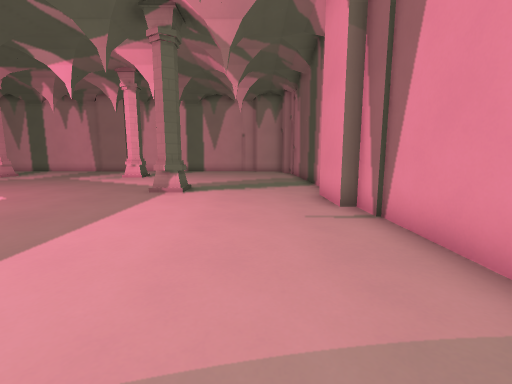
[1] (above)

18 first-person views from a walk through a Godot game level. The camera is 1.2 m above the floor, tilts 8° down and sees 90° across. The floor is counted in squares, 1 m on a side. Each view is taken from the middle of a square. On the plan, view 1 faces up. The plan holds only what a view shows up to about 12 squares ahead; the rest is blank. The place goes on beyond the plan. Characters and animated objects are not drawn. Surface patterns are stand-ins for the level's own textures.

[2]
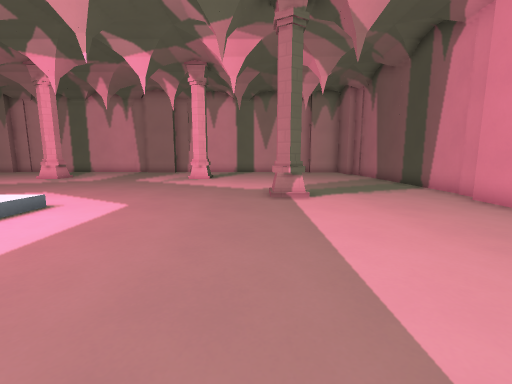

[3]
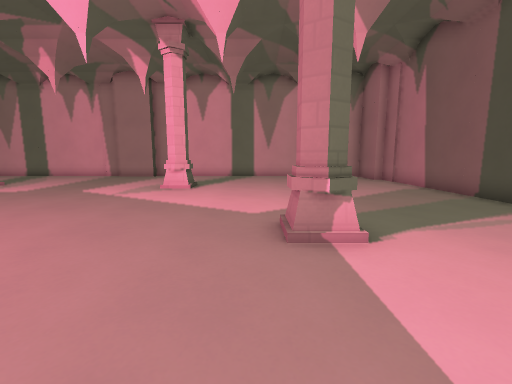

[4]
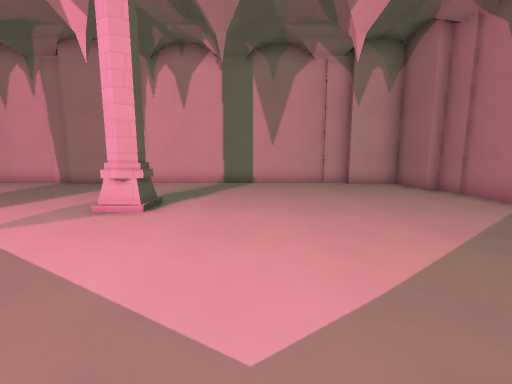

[5]
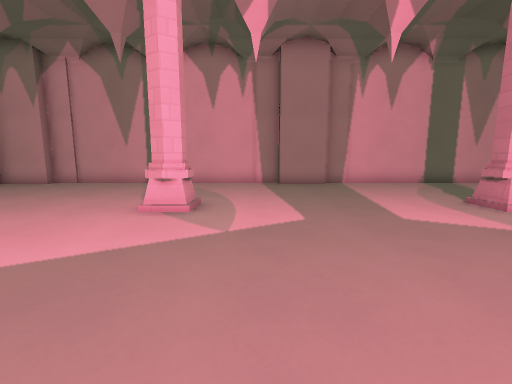

[6]
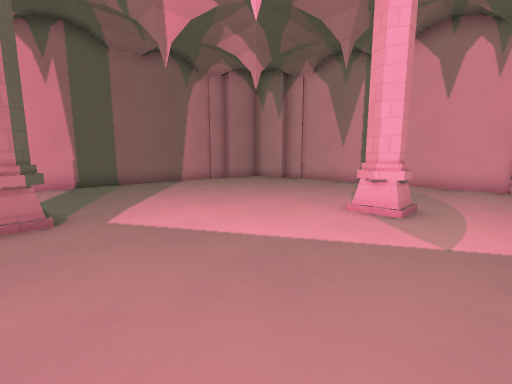

[7]
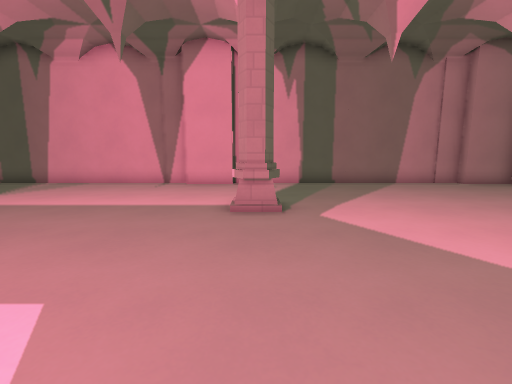

[8]
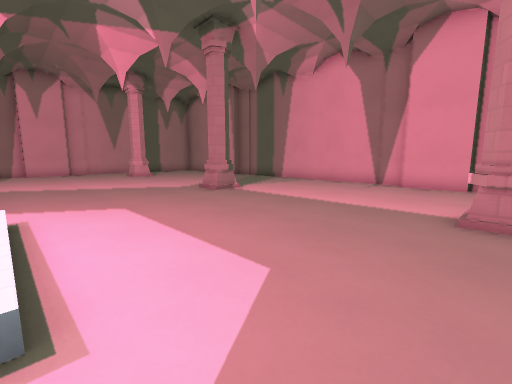

[9]
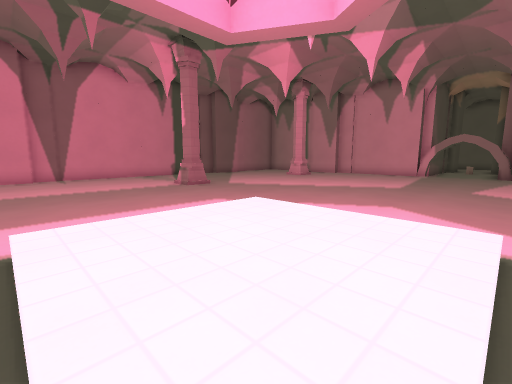

[10]
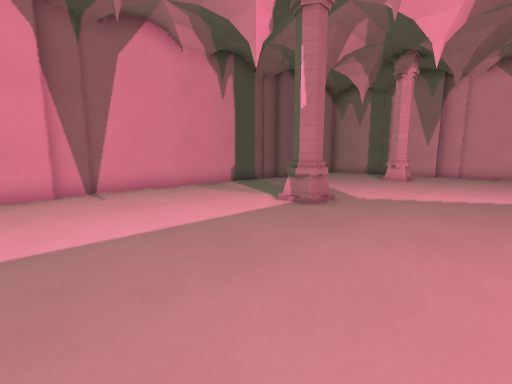

[11]
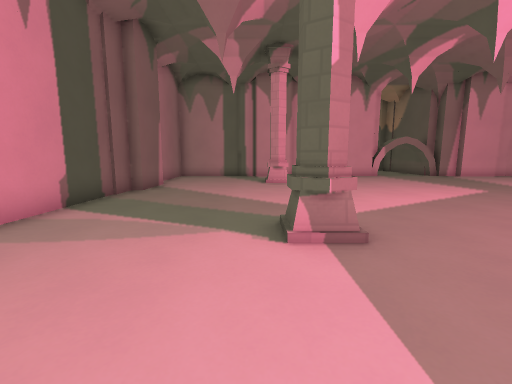

[12]
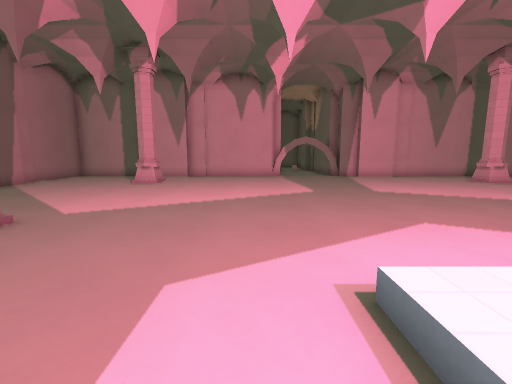

[13]
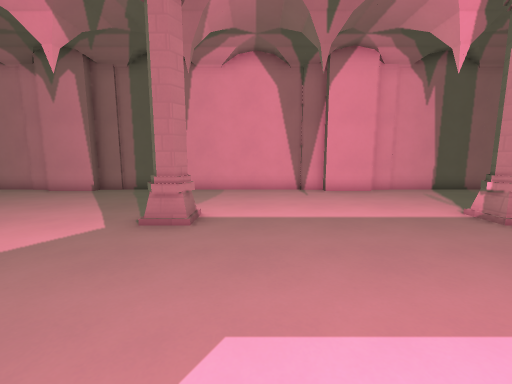

[14]
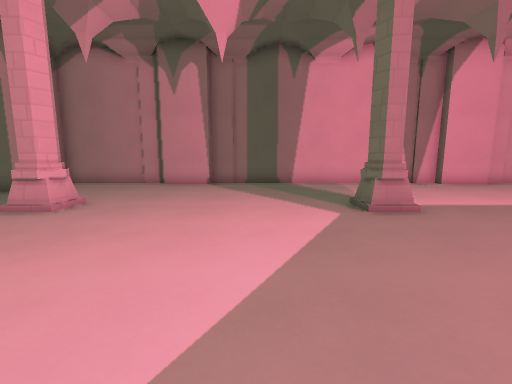

[15]
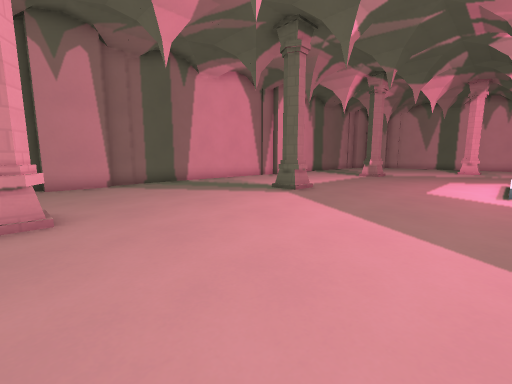

[16]
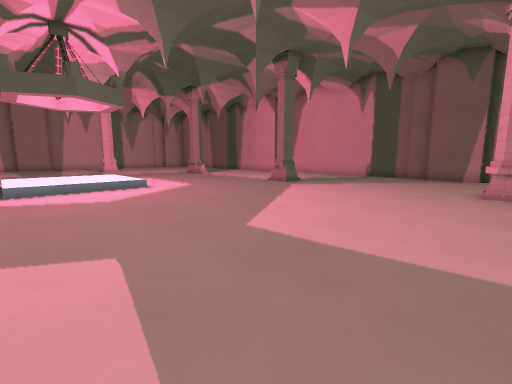

[17]
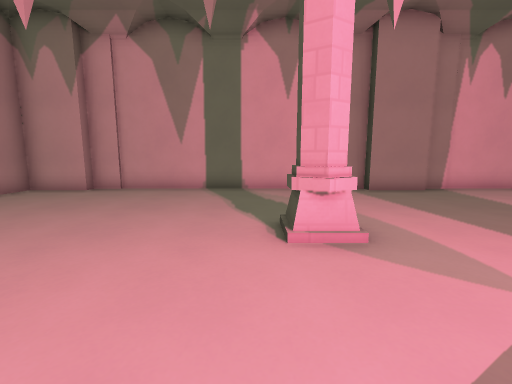

[18]
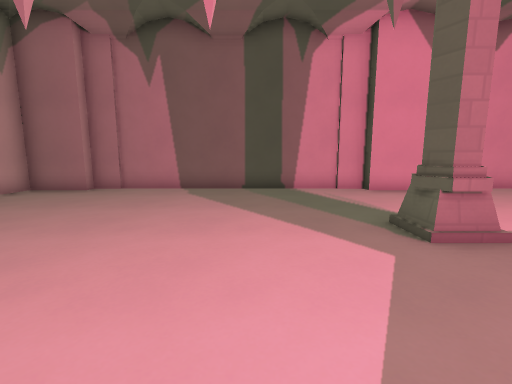

### Floor plan
Key: @ floor where view 1 was taken; # wall or solid block; . main floor; : floor 0.25 m higher than the main floor; / step, stairs or slope; P pillar.
Columns run from 25 left of view 1 to 3 right of it. Each row starts with its distance up from view 1.
 21    ########### ###########
 20  ###.........###.........###
 19  #.........................#
 18 ##.........................##
 17 #...........................#
 16 #...........................#
 15 #.........P.......P.........#
 14 #...........................#
 13 #...........................#
 12 #...........................#
 11 #...........................#
 10 #...........................#
  9 #.....P...............P.....#
  8 ##...........  ............##
  7  #........../////..........#
  6 ##........../:::/..........##
  5 #.........../:::/...........#
  4 #.........../:::/...........#
  3 #.........../////...........#
  2 #...........................#
  1 #.....P...............P.....#
  0 #........................@..#
 -1 #...........................#
 -2 #...........................#
 -3 #...........................#
 -4 ##.........................##
 -5  #.........................#
 -6 ##.........................##
 -7 #.....P...............P.....#

Where each view was taken, in squares from view 1:
view 1: 0 up, 0 right, facing up
view 2: 1 up, 4 left, facing up
view 3: 5 up, 4 left, facing up
view 4: 9 up, 4 left, facing up
view 5: 9 up, 13 left, facing up
view 6: 9 up, 13 left, facing up-left
view 7: 9 up, 13 left, facing left
view 8: 9 up, 13 left, facing down-left
view 9: 7 up, 13 left, facing down-right
view 10: 7 up, 7 left, facing down-right
view 11: 5 up, 2 left, facing down
view 12: 5 up, 8 left, facing down
view 13: 3 up, 13 left, facing left
view 14: 2 down, 13 left, facing left
view 15: 7 down, 13 left, facing up-left
view 16: 7 down, 13 left, facing up-right
view 17: 11 up, 16 left, facing up
view 18: 12 up, 7 left, facing right
